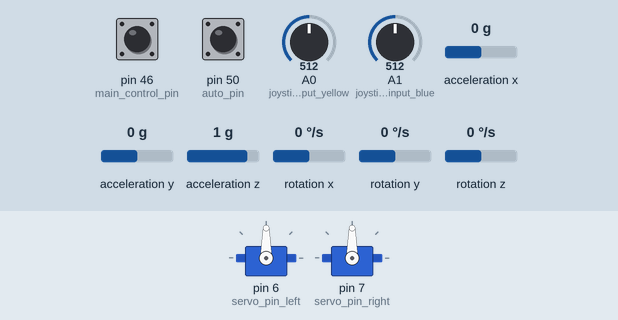
A sketch run on a simulated Arduino Mega 2560, built with avr-gcc and run on an emulated ATmega2560. On the bench: 2 × servo. Wiring (inferred from the names in the program): MPU-6050 motion sensor at I2C address 0x68. Inputs (shaded band) come from the test bench; at power-on: pin 50 (auto_pin) HIGH, pin 46 (main_control_pin) HIGH, A0 (joystick_input_yellow) = 512, A1 (joystick_input_blue) = 512, acceleration x 0 g, acceleration y 0 g, acceleration z 1 g, rotation x 0 °/s, rotation y 0 °/s, rotation z 0 °/s. What the sketch prints to the serial monitor is not drawn.

Above: at 1.2 s.
1.3 s: pin 50 (auto_pin) pulled LOW for 0.15 s
Timing chart, 0 to 15.4 s (numbered marks = the images above; inputs shaded):
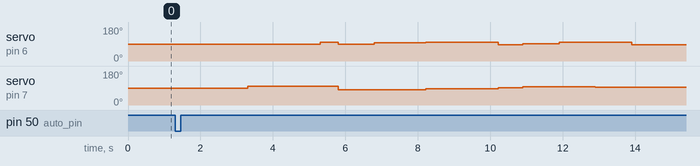

The sketch:

Maze_Game_Code.ino
```cpp
#include <Servo.h>                                                    // Call the servo library; Pins 9 and 10 lose PWN capacity
#include <Wire.h>                                                     // Call the wire library; Pins A4 and A5 lose their analog-to-digital capabilities
                                                                      // Declare and assign program constants
const int joystick_input_blue = A1,                                   // Assign pin numbers
          joystick_input_yellow = A0,
          servo_pin_left = 6,
          servo_pin_right = 7,
          auto_pin = 50,
          auto_stop_pin = 52,
          main_control_pin = 46,
          IR_sensor = A2,
          Control_Trigger = 38,
          LED_Trigger = 44,
          lowerbound = 77,                                            // Assign constraints for the servos
          upperbound = 103,
          servo_center_left = 90,
          servo_center_right = 90,
          joystick_lower = 150,                                        // Assign joystick parameters
          joystick_upper = 900,
          joystick_right_center = 525,
          joystick_left_center = 525,
          joystick_deadzone = 50,
          mpu_lower = -9500,                                          // Assign MPU parameters
          mpu_upper = 9500,
          mpu_right_center = 0,
          mpu_left_center = 0,
          mpu_deadzone = 800,
          MPU_ADDR = 0x68,                                            // MPU Address
          delay_LED = 10000;                                          // Assign delay times

Servo servoLeft, servoRight;                                          // Create servo objects

int servo_val_left, servo_val_right, sensorState, lastState;          // Declare values
unsigned long counter_LED, counter, counter2;                         // Declare counter for delay times
boolean control_state = HIGH, control_current_state, control_last_state;   // For joystick/mpu control and Auto_Solver Stop
int16_t xAccel, yAccel, zAccel, temp, xGyro, yGyro, zGyro;            // Values for the MPU

/*========================================================================================================================================================================================*/

void setup() {                                                        // Begin setup

  Wire.begin();                                                       // Begin communication with the mpu‐6050
  Wire.beginTransmission(0x68);                                       // Write to the power management register
  Wire.write(0x6B);                                                   // Wake up the mpu‐6050
  Wire.write(0);                                                      // End communication with the mpu‐6050
  Wire.endTransmission(true);

  Serial.begin(9600);                                                   // Start serial communication; This assigns pins 0 and 1 for serial communication only
  while(!Serial);                                                     // Waits for serial to connect
  Serial.println("Serial communication established");

  servoLeft.attach(servo_pin_left);                                   // Assign servo object to the correct pins
  servoRight.attach(servo_pin_right);
  Serial.println("Servos online");

  for (int i = 46; i < 54; i++)
    pinMode(i, INPUT_PULLUP);
  Serial.println("Pins established");

  Serial.print('\n');
  Serial.println("Setup complete");
  Serial.print('\n');
}                                                                     // End setup

/*========================================================================================================================================================================================*/

void loop() {                                                         // Begin loop
  Main_Control_Subroutine();

  if (digitalRead(auto_pin)== LOW)
    AutoSolver_Subroutine();

  control_current_state = debounce(control_last_state, main_control_pin);
  if (control_last_state == LOW && control_current_state == HIGH){
    control_state = !control_state;
  }
  control_last_state = control_current_state;

//  Serial.println(control_state);

}                                                                     // End loop

/*========================================================================================================================================================================================*/

boolean debounce(boolean last, int pin){
   boolean current = digitalRead(pin);
   if (last != current){
    delay(5);
    current = digitalRead(pin);
   }
   return current;
}

/*========================================================================================================================================================================================*/

void Main_Control_Subroutine(){
  if (control_state == LOW)
    Joystick_Subroutine();                                            // Call subroutine to run the joystick
  else if (control_state == HIGH)
    MPU_Subroutine();
}

/*========================================================================================================================================================================================*/

void Joystick_Subroutine(){                                           // Begin Joystick Subroutine
  servo_val_left = analogRead(joystick_input_blue);                   // Read the input values from the joystick
  servo_val_right = analogRead(joystick_input_yellow);

  if ((servo_val_left < joystick_left_center + joystick_deadzone) && (servo_val_left > joystick_left_center - joystick_deadzone))             // If the joystick is within the deadzone
    servoLeft.write(servo_center_left);                                                                                                       // Center the maze
  else if (servo_val_left >= joystick_left_center + joystick_deadzone){                                                                       // If the joystick is in the upper region
    servo_val_left = map(servo_val_left, joystick_left_center + joystick_deadzone, joystick_upper, servo_center_left, lowerbound);            // Map the joystick values to servo angles
    servo_val_left = constrain(servo_val_left, lowerbound, servo_center_left);
    servoLeft.write(servo_val_left);                                                                                                          // Write to the servo
  }
  else if (servo_val_left <= joystick_left_center - joystick_deadzone){                                                                       // If the joystick is in the lower region
    servo_val_left = map(servo_val_left, joystick_lower, joystick_left_center - joystick_deadzone, upperbound, servo_center_left);            // Map the joystick values to servo angles
    servo_val_left = constrain(servo_val_left, servo_center_left, upperbound);
    servoLeft.write(servo_val_left);                                                                                                          // Write to the servo
  }
  if ((servo_val_right < joystick_right_center + joystick_deadzone) && (servo_val_right > joystick_right_center - joystick_deadzone))         // If the joystick is within the deadzone
    servoRight.write(servo_center_right);                                                                                                     // Center the maze
  else if (servo_val_right >= joystick_right_center + joystick_deadzone){                                                                     // If the joystick is in the upper region
    servo_val_right = map(servo_val_right, joystick_right_center + joystick_deadzone, joystick_upper, servo_center_right, lowerbound);        // Map the joystick values to servo angles
    servo_val_right = constrain(servo_val_right, lowerbound, servo_center_right);
    servoRight.write(servo_val_right);                                                                                                        // Write to the servo
  }
  else if (servo_val_right <= joystick_right_center - joystick_deadzone){                                                                     // If the joystick is in the lower region
    servo_val_right = map(servo_val_right, joystick_lower, joystick_right_center - joystick_deadzone, upperbound, servo_center_right);        // Map the joystick values to servo angles
    servo_val_right = constrain(servo_val_right, servo_center_right, upperbound);
    servoRight.write(servo_val_right);                                                                                                        // Write to the servo
  }
}                                                                     // End Joystick Subroutine

/*========================================================================================================================================================================================*/

void MPU_Subroutine() {
  Wire.beginTransmission(MPU_ADDR);                                   // begin communication with the mpu‐6050
  Wire.write(0x3B);                                                   // write to the first data register
  Wire.endTransmission(false);                                        // end communication
  Wire.requestFrom(MPU_ADDR, 14, true);                               // request fourteen register reads from the mpu‐6050
  xAccel = Wire.read() << 8 | Wire.read();                            // read registers 0x3B (ACCEL_XOUT_H) and 0x3C (ACCEL_XOUT_L)
  yAccel = Wire.read() << 8 | Wire.read();                            // read registers 0x3D (ACCEL_YOUT_H) and 0x3E (ACCEL_YOUT_L)
  zAccel = Wire.read() << 8 | Wire.read();                            // read registers 0x3F (ACCEL_ZOUT_H) and 0x40 (ACCEL_ZOUT_L)
  temp = Wire.read() << 8 | Wire.read();                              // read registers 0x41 (TEMP_OUT_H) and 0x42 (TEMP_OUT_L)
  xGyro = Wire.read() << 8 | Wire.read();                             // read registers 0x43 (GYRO_XOUT_H) and 0x44 (GYRO_XOUT_L)
  yGyro = Wire.read() << 8 | Wire.read();                             // read registers 0x45 (GYRO_YOUT_H) and 0x46 (GYRO_YOUT_L)
  zGyro = Wire.read() << 8 | Wire.read();                             // read registers 0x47 (GYRO_ZOUT_H) and 0x48 (GYRO_ZOUT_L)

  if ((xAccel < mpu_left_center + mpu_deadzone) && (xAccel > mpu_left_center - mpu_deadzone))                                 // If the joystick is within the deadzone
    servoLeft.write(servo_center_left);                                                                                         // Center the maze
  else if (xAccel >= mpu_left_center + mpu_deadzone){                                                                       // If the joystick is in the upper region
    servo_val_left = map(xAccel, mpu_left_center + mpu_deadzone, mpu_upper, servo_center_left, lowerbound);            // Map the joystick values to servo angles
    servo_val_left = constrain(servo_val_left, lowerbound, servo_center_left);
    servoLeft.write(servo_val_left);                                                                                                          // Write to the servo
  }
  else if (xAccel <= mpu_left_center - mpu_deadzone){                                                                       // If the joystick is in the lower region
    servo_val_left = map(xAccel, mpu_lower, mpu_left_center - mpu_deadzone, upperbound, servo_center_left);            // Map the joystick values to servo angles
    servo_val_left = constrain(servo_val_left, servo_center_left, upperbound);
    servoLeft.write(servo_val_left);                                                                                                          // Write to the servo
  }
  if ((yAccel < mpu_right_center + mpu_deadzone) && (yAccel > mpu_right_center - mpu_deadzone))         // If the joystick is within the deadzone
    servoRight.write(servo_center_right);                                                                                                     // Center the maze
  else if (yAccel >= mpu_right_center + mpu_deadzone){                                                                     // If the joystick is in the upper region
    servo_val_right = map(yAccel, mpu_right_center + mpu_deadzone, mpu_upper, servo_center_right, upperbound);         // Map the joystick values to servo angles
    servo_val_right = constrain(servo_val_right, servo_center_right, upperbound);
    servoRight.write(servo_val_right);                                                                                 // Write to the servo
  }
  else if (yAccel <= mpu_right_center - mpu_deadzone){                                                                     // If the joystick is in the lower region
    servo_val_right = map(yAccel, mpu_lower, mpu_right_center - mpu_deadzone, lowerbound, servo_center_right);        // Map the joystick values to servo angles
    servo_val_right = constrain(servo_val_right, lowerbound, servo_center_right);
    servoRight.write(servo_val_right);
  }
}

/*========================================================================================================================================================================================*/

void AutoSolver_Subroutine(){                                         // Begin AutoSolver Subroutine
  Serial.print('\n');
  Serial.println("AutoSolver Begin");
  Serial.print('\n');
  Serial.println("Executing first move");                             // Maze Contrains: 77, 103

  servoLeft.write(90);
  servoRight.write(90);
  delay(2000);

//  Auto_Stop = LOW;

 servoRight.write(100);//left 100
delay(2000);

servoLeft.write(100);//down 100
delay(500);

servoRight.write(80);//right 80
servoLeft.write(89);//up 89
delay(1000);

servoLeft.write(97);//down 100
delay(1420);

servoLeft.write(100);//down 100. hold marble.//////sometimes doesnt work
servoRight.write(85);//right 80. hold at in a corner
delay(2000);
Serial.println("test");


servoLeft.write(87);//up 88
servoRight.write(91);//left 90
delay(680);//previous was 680

servoRight.write(97);//left 95. put it in the gap
servoLeft.write(91);//down 91
delay(1000);

servoLeft.write(100);//down 95
delay(1000);

servoRight.write(95);//left 95
delay(1000);

servoLeft.write(85);//up 85
delay(1000);

servoLeft.write(95);//keep this code
servoLeft.write(85);//up 85. keep this code. marble rolls by itself through most of the past. on the left corner right now...
delay(5000);//keep this code

servoLeft.write(95);//down 95
servoRight.write(100);//left 95.
delay(1000);


delay(1000);


servoLeft.write(85);//up 85
delay(100);
servoRight.write(95);//left 95. ///holds it in a corner
delay(3000);

servoLeft.write(95);//down 100
servoRight.write(87);//right 87
delay(500);
servoRight.write(80);//right 80 //In gap
delay(1000);

servoLeft.write(95);//down 100 *
servoRight.write(85);//right 80 *
delay(1050);
servoLeft.write(85);//up 80 *
delay(1000);
servoRight.write(85);//right 80 *
delay(1000);


servoLeft.write(95);//down 100 *
delay(1000);
servoRight.write(95);//left 100 *
delay(1000);

servoRight.write(95);//left 100 *
delay(1000);


delay(1000);


servoRight.write(servo_center_right);//centers the maze
servoLeft.write(servo_center_left);


  delay(2000);

  Serial.print('\n');
  Serial.println("AutoSolver Completed");
  Serial.print('\n');
}                                                                     // End AutoSolver Subroutine

/*========================================================================================================================================================================================*/

void LED_Subroutine1(){                                               // Trigger LED Program 1
  Serial.print('\n');
  Serial.println("Good job! You get a cookie");
  Serial.print('\n');
  }                                                                   // End LED Program 1
/*
    if (millis() > delay_print + counter){                              // This allows to have a delay function without interrupting the rest of the program
      Serial.print(servo_val_left);
      Serial.print(' ');
      Serial.println(servo_val_right);                             // This says "value1 value2" for the angles of the two servoes
      counter = millis();                                               // Update the counter
    }
    */
```
